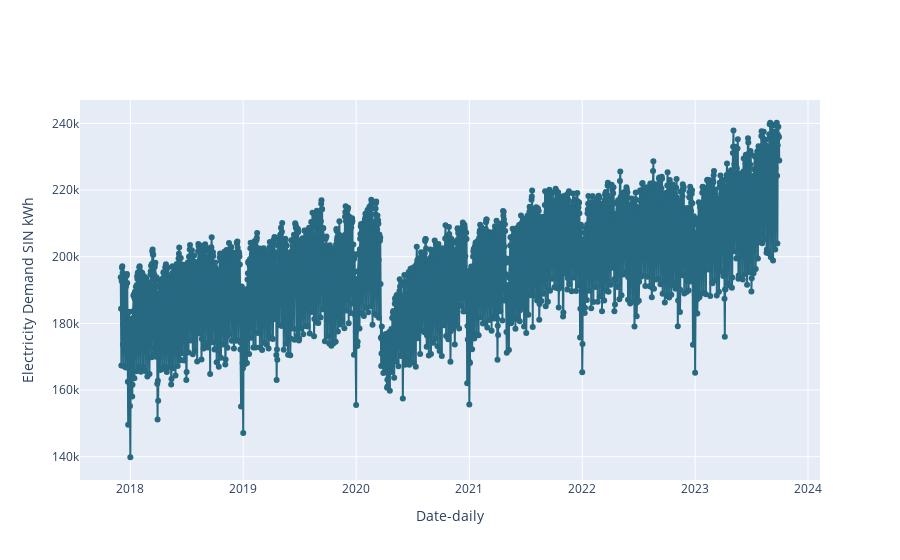

The notebook cell this image was saved under:
### Code cell
#Gráfica de Demanda SIN Nueva...................................

trace1 = go.Scatter(
    x=df_merged['FECHA'],
    y=df_merged['Demanda_SIN'],
    mode='lines+markers',  # Esto agrega marcadores a la línea
    line=dict(shape='linear', color='#276981'), 
    name='Demanda_SIN' 
)
fig = go.Figure(data=[trace1])
fig.update_layout(
    legend=dict(
        title='Series',
        orientation='h',
        yanchor='bottom',
        y=1.02,
        xanchor='right',
        x=1
    )
)
fig.update_xaxes(title='Date-daily')
fig.update_yaxes(title='Electricity Demand SIN kWh')
fig.show()

### Figure 1 — Plotly figure (JSON) as saved in the notebook; plotly's stock layout.template omitted (floating-point values rounded to 4 significant figures; data arrays with more than 128 entries replaced by an {"elided": "..."} marker saying what was removed)
{"data": [{"line": {"color": "#276981", "shape": "linear"}, "mode": "lines+markers", "name": "Demanda_SIN", "type": "scatter", "x": {"elided": "2130 str values"}, "y": {"elided": "2130 float values"}}], "layout": {"legend": {"orientation": "h", "title": {"text": "Series"}, "x": 1, "xanchor": "right", "y": 1.02, "yanchor": "bottom"}, "xaxis": {"title": {"text": "Date-daily"}}, "yaxis": {"title": {"text": "Electricity Demand SIN kWh"}}}}
